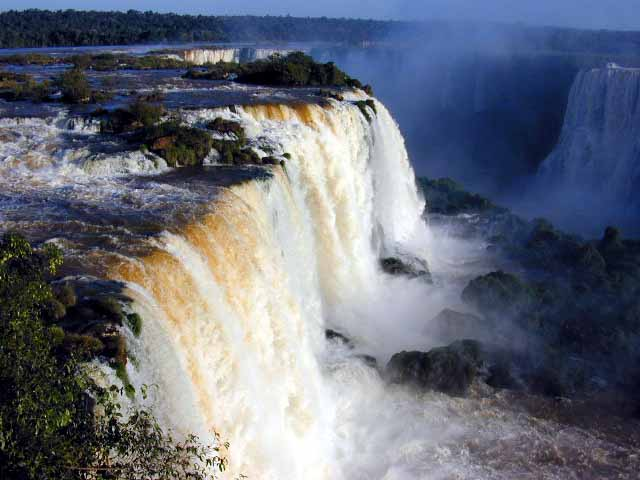
%> input picture Image File_Watertfall.jpg, 640 x 480 px
$ octave display_rgb_bands.m   (GNU Octave 9; MATLAB toolbox functions it lacks are replaced by stand-ins)
%> lines starting %> are read from the running program, lines starting %| are printed output that depends on the picture
rgbImage = imread ('Image File_Watertfall.jpg', 'jpg');
%> rgbImage is the input picture: size 480x640x3 uint8; mean R, G, B 103.9, 108.7, 121.9

Red = rgbImage(:,:,1);
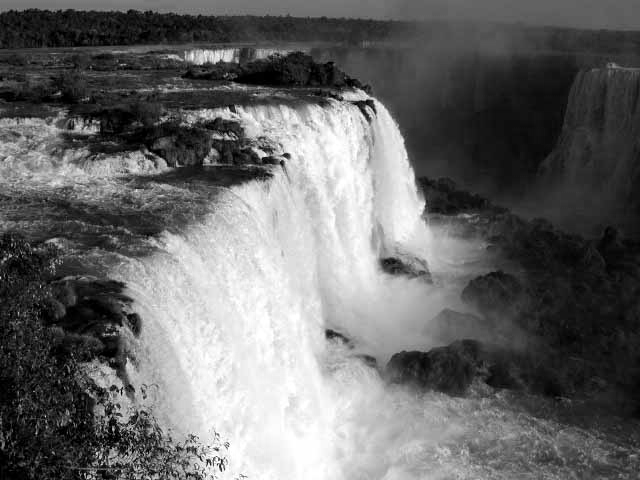
%> Red: size 480x640 uint8; min 0, max 255, mean 103.9
Green = rgbImage(:,:,2);
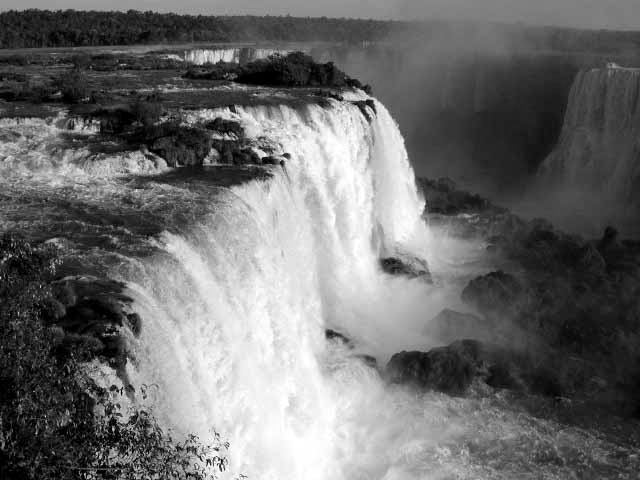
%> Green: size 480x640 uint8; min 0, max 255, mean 108.7
Blue = rgbImage(:,:,3);
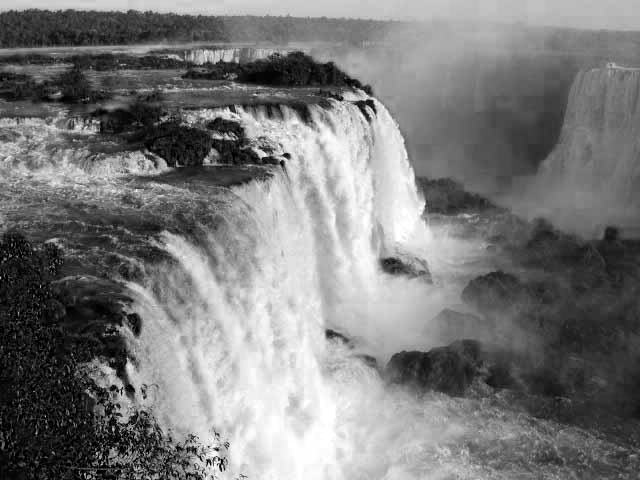
%> Blue: size 480x640 uint8; min 0, max 255, mean 121.9

zeroMatrix = zeros(480, 640, 'uint8');

redImage = cat(3, Red, zeroMatrix, zeroMatrix);
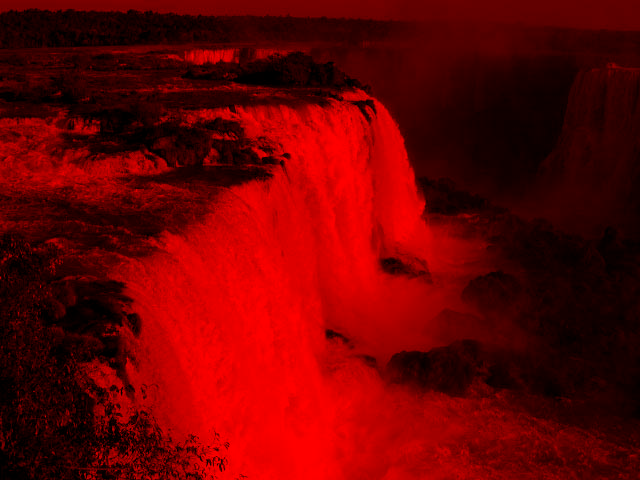
%> redImage: size 480x640x3 uint8; mean R, G, B 103.9, 0, 0
greenImage = cat(3, zeroMatrix, Green, zeroMatrix);
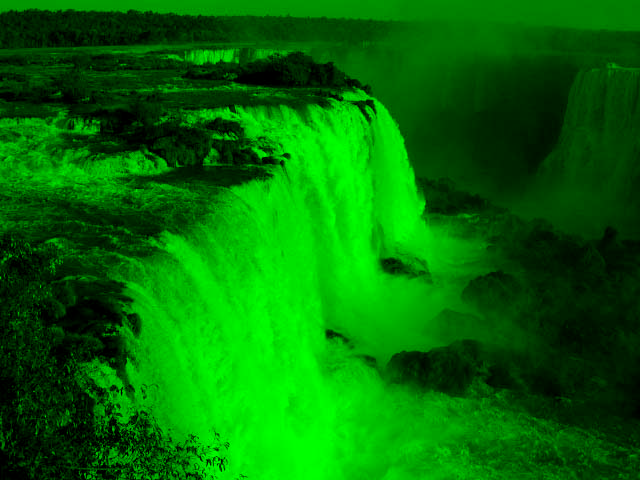
%> greenImage: size 480x640x3 uint8; mean R, G, B 0, 108.7, 0
blueImage = cat(3, zeroMatrix, zeroMatrix, Blue);
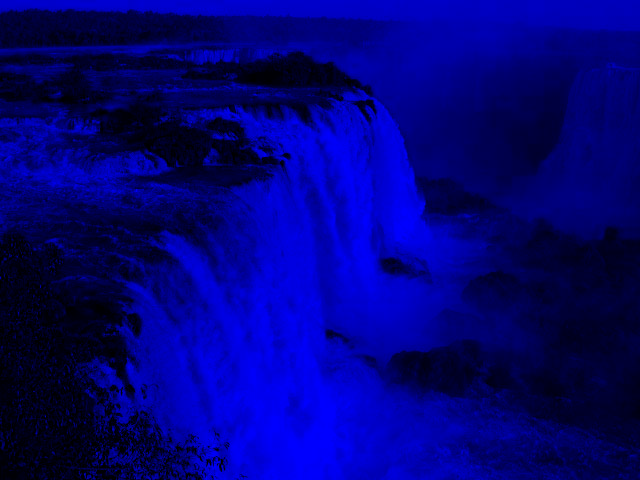
%> blueImage: size 480x640x3 uint8; mean R, G, B 0, 0, 121.9

figure;
imshow(redImage);

figure;
imshow(greenImage);

figure;
imshow(blueImage);
